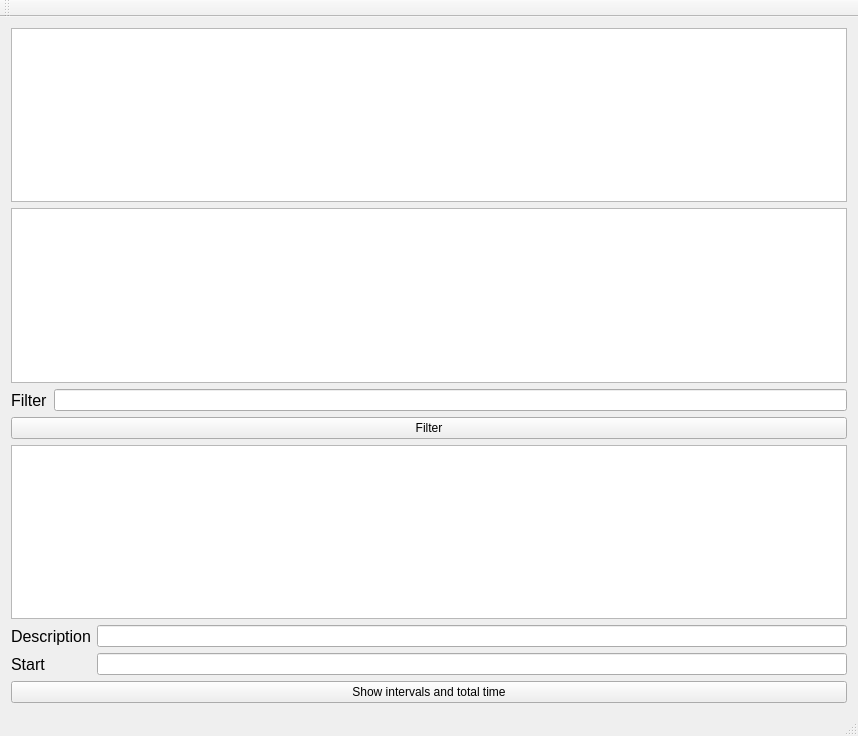
<?xml version="1.0" encoding="UTF-8"?>
<ui version="4.0">
 <class>WeatherGuiClass</class>
 <widget class="QMainWindow" name="WeatherGuiClass">
  <property name="geometry">
   <rect>
    <x>0</x>
    <y>0</y>
    <width>858</width>
    <height>736</height>
   </rect>
  </property>
  <property name="windowTitle">
   <string>WeatherGui</string>
  </property>
  <widget class="QWidget" name="centralWidget">
   <layout class="QVBoxLayout" name="verticalLayout">
    <item>
     <widget class="QListWidget" name="weatherlistWidget"/>
    </item>
    <item>
     <layout class="QFormLayout" name="formLayout">
      <item row="4" column="0" colspan="2">
       <widget class="QPushButton" name="filterpushButton">
        <property name="text">
         <string>Filter</string>
        </property>
       </widget>
      </item>
      <item row="3" column="0">
       <widget class="QLabel" name="label">
        <property name="font">
         <font>
          <pointsize>12</pointsize>
         </font>
        </property>
        <property name="text">
         <string>Filter</string>
        </property>
       </widget>
      </item>
      <item row="3" column="1">
       <widget class="QLineEdit" name="filterlineEdit"/>
      </item>
      <item row="1" column="0" colspan="2">
       <widget class="QListWidget" name="filterlistWidget"/>
      </item>
     </layout>
    </item>
    <item>
     <layout class="QFormLayout" name="formLayout_2">
      <item row="2" column="0">
       <widget class="QLabel" name="label_3">
        <property name="font">
         <font>
          <pointsize>12</pointsize>
         </font>
        </property>
        <property name="text">
         <string>Description</string>
        </property>
       </widget>
      </item>
      <item row="2" column="1">
       <widget class="QLineEdit" name="desclineEdit"/>
      </item>
      <item row="3" column="0">
       <widget class="QLabel" name="label_2">
        <property name="font">
         <font>
          <pointsize>12</pointsize>
         </font>
        </property>
        <property name="text">
         <string>Start</string>
        </property>
       </widget>
      </item>
      <item row="3" column="1">
       <widget class="QLineEdit" name="startlineEdit"/>
      </item>
      <item row="4" column="0" colspan="2">
       <widget class="QPushButton" name="computepushButton">
        <property name="text">
         <string>Show intervals and total time</string>
        </property>
       </widget>
      </item>
      <item row="1" column="0" colspan="2">
       <widget class="QListWidget" name="computelistWidget"/>
      </item>
     </layout>
    </item>
   </layout>
  </widget>
  <widget class="QMenuBar" name="menuBar">
   <property name="geometry">
    <rect>
     <x>0</x>
     <y>0</y>
     <width>858</width>
     <height>22</height>
    </rect>
   </property>
  </widget>
  <widget class="QToolBar" name="mainToolBar">
   <attribute name="toolBarArea">
    <enum>TopToolBarArea</enum>
   </attribute>
   <attribute name="toolBarBreak">
    <bool>false</bool>
   </attribute>
  </widget>
  <widget class="QStatusBar" name="statusBar"/>
 </widget>
 <layoutdefault spacing="6" margin="11"/>
 <resources>
  <include location="WeatherGui.qrc"/>
 </resources>
 <connections/>
</ui>
